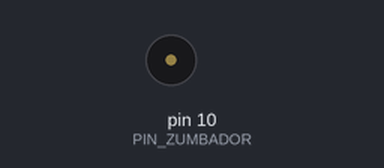
A sketch run on a simulated Arduino Uno, built with avr-gcc and run on an emulated ATmega328P. On the bench: buzzer (waves = sounding).

Above: at 1.8 s.
At 4.65 s:
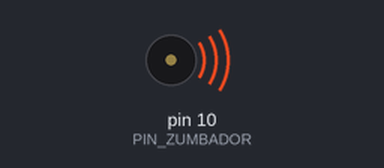
Timing chart, 0 to 5.0 s (numbered marks = the images above):
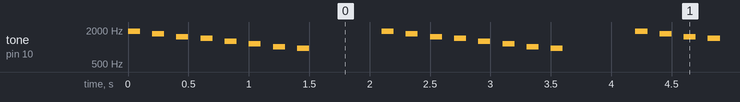

The sketch:

ejercicio_11_sketch_dec21d.ino
```cpp
// Definición de pines
const int PIN_ZUMBADOR = 10;

// Array de frecuencias correspondientes a las notas musicales
int notas[] = {1915, 1700, 1519, 1432, 1275, 1136, 1014, 956};

// Definición de tiempos
int tnota = 100; // Tiempo de duración de cada nota
int pausa = 100; // Tiempo de pausa entre notas

void setup() {
  pinMode(PIN_ZUMBADOR, OUTPUT); // Establecer el pin del zumbador como salida
}

void loop() {
  for (int n = 0; n < 8; n++) {
    int frecuencia = notas[n]; // Obtener la frecuencia de la nota actual

    // Generar la nota musical
    tone(PIN_ZUMBADOR, frecuencia); // Activar el zumbador con la frecuencia
    delay(tnota); // Mantener la nota durante el tiempo definido

    noTone(PIN_ZUMBADOR); // Apagar el zumbador
    delay(pausa); // Pausa entre notas
  }

  delay(pausa * 5); // Pausa al final de la secuencia de notas
}
```

Measured:
- by itself, tone on pin 10 (PIN_ZUMBADOR): repeats every 2.1 s: silent 0.10 s, 1700 Hz 0.10 s, silent 0.10 s, 1519 Hz 0.10 s, silent 0.10 s, 1432 Hz 0.10 s, silent 0.10 s, 1275 Hz 0.10 s, silent 0.10 s, 1136 Hz 0.10 s, silent 0.10 s, 1014 Hz 0.10 s, silent 0.10 s, 956 Hz 0.10 s, silent 0.60 s, 1915 Hz 0.10 s
